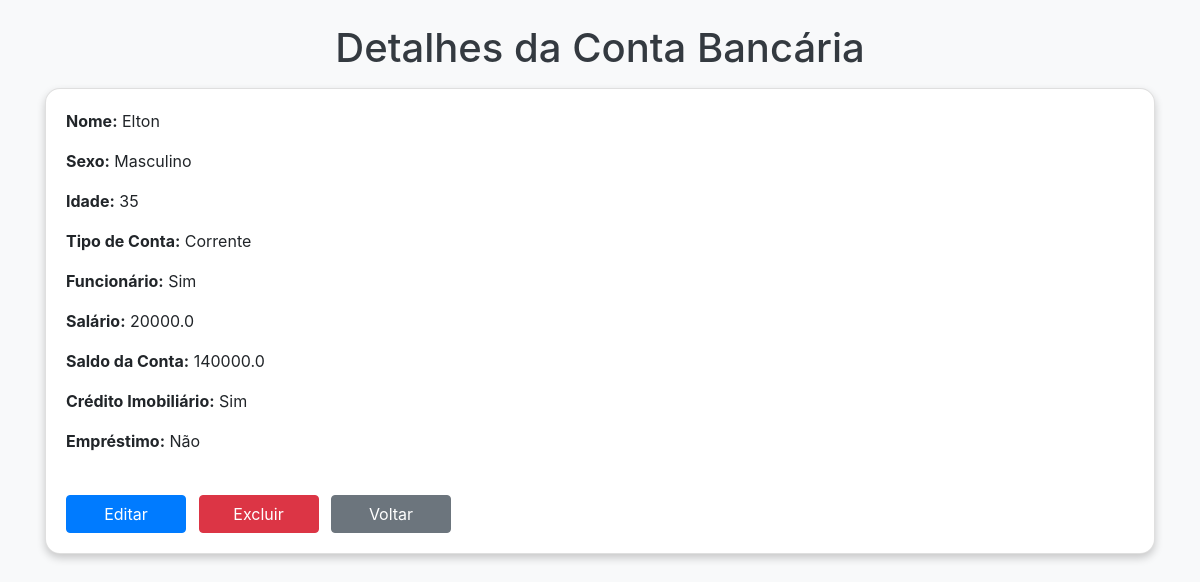
Page /view_account/10 on the committed database.
### tables this page shows
CREATE TABLE contas_bancarias
                 (id INTEGER PRIMARY KEY AUTOINCREMENT,
                 nome TEXT NOT NULL,
                 sexo TEXT NOT NULL,
                 idade INTEGER NOT NULL,
                 tipo_conta TEXT NOT NULL,
                 funcionario BOOLEAN NOT NULL,
                 salario REAL,
                 saldo_conta REAL,
                 credito_imobiliario BOOLEAN NOT NULL,
                 emprestimo BOOLEAN NOT NULL);

### app.py (the view)
@app.route('/view_account/<int:id>', methods=['GET'])
def view_account(id):
    conn = sqlite3.connect('C:/Users/manuel/Desktop/projecto inar/contas_bancarias.db')
    c = conn.cursor()
    c.execute("SELECT * FROM contas_bancarias WHERE id=?", (id,))
    account = c.fetchone()
    conn.close()
    return render_template('view_account.html', account=account)

### templates/view_account.html (shortened to what this page needs)
<!DOCTYPE html>
<html lang="en">
<head>
    <link rel="stylesheet" href="https://maxcdn.bootstrapcdn.com/bootstrap/4.5.2/css/bootstrap.min.css">
</head>
<body class="container">
    <h1 class="mt-4 mb-3">Detalhes da Conta Bancária</h1>
    <div class="card">
        <div class="row">
            <div class="col-md-6">
                <p><strong>Nome:</strong> {{ account[1] }}</p>
                <p><strong>Sexo:</strong> {{ account[2] }}</p>
                <p><strong>Idade:</strong> {{ account[3] }}</p>
                <p><strong>Tipo de Conta:</strong> {{ account[4] }}</p>
                <p><strong>Funcionário:</strong> {% if account[5] %}Sim{% else %}Não{% endif %}</p>
                <p><strong>Salário:</strong> {{ account[6] }}</p>
                <p><strong>Saldo da Conta:</strong> {{ account[7] }}</p>
                <p><strong>Crédito Imobiliário:</strong> {% if account[8] %}Sim{% else %}Não{% endif %}</p>
                <p><strong>Empréstimo:</strong> {% if account[9] %}Sim{% else %}Não{% endif %}</p>
            </div>
        </div>
        <div class="row mt-3">
            <div class="col-md-6">
                <form action="{{ url_for('delete_account', id=account[0]) }}" method="POST" onsubmit="return confirm('Tem certeza que deseja excluir esta conta bancária?')">
                    <a href="{{ url_for('edit_account', id=account[0]) }}" class="btn btn-primary mr-2">Editar</a>
                    <button type="submit" class="btn btn-danger">Excluir</button>
                    <a href="javascript:history.back()" class="btn btn-secondary ml-2">Voltar</a>
                </form>
            </div>
        </div>
    </div>
</body>
</html>

### templates/view_account.html (style rules this page uses)
body { background-color: #f8f9fa; }
.card { box-shadow: 0 4px 8px 0 rgba(0,0,0,0.2); transition: 0.3s; border-radius: 15px; padding: 20px; }
h1 { margin-top: 20px; margin-bottom: 20px; text-align: center; color: #343a40; }
.btn { margin-top: 10px; width: 120px; }

### rows in the picture
contas_bancarias: nome "Elton", sexo "Masculino", idade "35", tipo_conta "Corrente", salario "20000.0", saldo_conta "140000.0"
